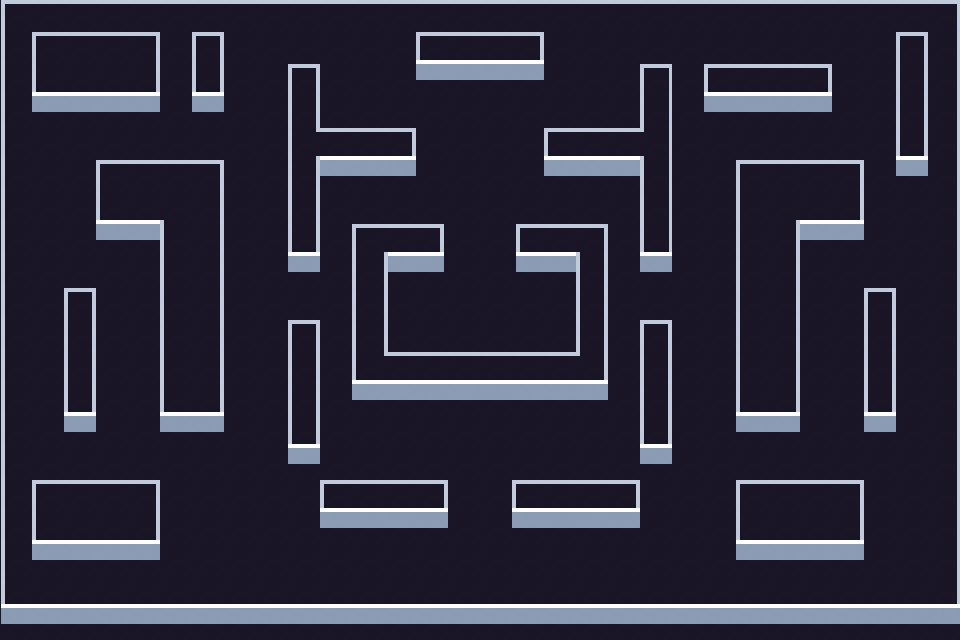

The image is a tile-based game level rendered from a .tmx file. Its description and complete source (layers, tilesets, objects, tile grids) follow:
An orthogonal 30x20 tile map with 32x32 px tiles, 2 tile layers (background, ground) and 9 objects (ghost-1, ghost-2, ghost-3, ghost-4, pacman).

<map version="1.10" tiledversion="1.11.0" orientation="orthogonal" renderorder="right-down" width="30" height="20" tilewidth="32" tileheight="32" infinite="0" nextlayerid="7" nextobjectid="41">
 <tileset firstgid="1" source="../tilesets/tileset.tsx" />
 <layer id="1" name="background" width="30" height="20" locked="1">
  <data encoding="csv">
506,506,506,506,506,506,506,506,506,506,506,506,506,506,506,506,506,506,506,506,506,506,506,506,506,506,506,506,506,506,
506,506,506,506,506,506,506,506,506,506,506,506,506,506,506,506,506,506,506,506,506,506,506,506,506,506,506,506,506,506,
506,506,506,506,506,506,506,506,506,506,506,506,506,506,506,506,506,506,506,506,506,506,506,506,506,506,506,506,506,506,
506,506,506,506,506,506,506,506,506,506,506,506,506,506,506,506,506,506,506,506,506,506,506,506,506,506,506,506,506,506,
506,506,506,506,506,506,506,506,506,506,506,506,506,506,506,506,506,506,506,506,506,506,506,506,506,506,506,506,506,506,
506,506,506,506,506,506,506,506,506,506,506,506,506,506,506,506,506,506,506,506,506,506,506,506,506,506,506,506,506,506,
506,506,506,506,506,506,506,506,506,506,506,506,506,506,506,506,506,506,506,506,506,506,506,506,506,506,506,506,506,506,
506,506,506,506,506,506,506,506,506,506,506,506,506,506,506,506,506,506,506,506,506,506,506,506,506,506,506,506,506,506,
506,506,506,506,506,506,506,506,506,506,506,506,506,506,506,506,506,506,506,506,506,506,506,506,506,506,506,506,506,506,
506,506,506,506,506,506,506,506,506,506,506,506,506,506,506,506,506,506,506,506,506,506,506,506,506,506,506,506,506,506,
506,506,506,506,506,506,506,506,506,506,506,506,506,506,506,506,506,506,506,506,506,506,506,506,506,506,506,506,506,506,
506,506,506,506,506,506,506,506,506,506,506,506,506,506,506,506,506,506,506,506,506,506,506,506,506,506,506,506,506,506,
506,506,506,506,506,506,506,506,506,506,506,506,506,506,506,506,506,506,506,506,506,506,506,506,506,506,506,506,506,506,
506,506,506,506,506,506,506,506,506,506,506,506,506,506,506,506,506,506,506,506,506,506,506,506,506,506,506,506,506,506,
506,506,506,506,506,506,506,506,506,506,506,506,506,506,506,506,506,506,506,506,506,506,506,506,506,506,506,506,506,506,
506,506,506,506,506,506,506,506,506,506,506,506,506,506,506,506,506,506,506,506,506,506,506,506,506,506,506,506,506,506,
506,506,506,506,506,506,506,506,506,506,506,506,506,506,506,506,506,506,506,506,506,506,506,506,506,506,506,506,506,506,
506,506,506,506,506,506,506,506,506,506,506,506,506,506,506,506,506,506,506,506,506,506,506,506,506,506,506,506,506,506,
506,506,506,506,506,506,506,506,506,506,506,506,506,506,506,506,506,506,506,506,506,506,506,506,506,506,506,506,506,506,
506,506,506,506,506,506,506,506,506,506,506,506,506,506,506,506,506,506,506,506,506,506,506,506,506,506,506,506,506,506
</data>
 </layer>
 <layer id="2" name="ground" width="30" height="20" locked="1">
  <data encoding="csv">
33,34,35,35,35,35,35,35,35,35,35,35,35,35,35,35,35,35,35,35,35,35,35,35,35,35,35,35,35,36,
69,313,314,315,316,0,446,0,0,0,0,0,0,655,656,657,658,0,0,0,0,0,0,0,0,0,0,0,439,108,
105,349,350,351,352,0,554,0,0,23,0,0,0,691,692,693,694,0,0,0,30,0,659,660,661,662,0,0,475,108,
105,385,386,387,388,0,590,0,0,59,0,0,0,0,0,0,0,0,0,0,66,0,695,696,697,698,0,0,511,108,
105,0,0,0,0,0,0,0,0,167,168,169,170,0,0,0,0,171,172,173,174,0,0,0,0,0,0,0,547,72,
105,0,0,525,526,527,528,0,0,203,204,205,206,0,0,0,0,207,208,209,210,0,0,529,530,531,532,0,583,108,
105,0,0,561,562,563,564,0,0,311,0,0,0,0,0,0,0,0,0,0,318,0,0,565,566,567,568,0,0,108,
105,0,0,597,598,599,600,0,0,347,0,193,194,195,0,0,198,199,200,0,354,0,0,601,602,603,604,0,0,108,
105,0,0,633,634,635,636,0,0,383,0,229,230,231,0,0,234,235,236,0,390,0,0,637,638,0,0,0,0,108,
105,0,439,669,670,671,672,0,0,0,0,265,266,267,0,0,0,0,272,0,0,0,0,673,674,0,0,439,0,108,
105,0,475,705,706,707,708,0,0,439,0,301,302,303,304,0,0,0,308,0,446,0,0,709,710,0,0,475,0,108,
105,0,511,0,0,743,744,0,0,475,0,337,338,339,340,341,342,343,344,0,482,0,0,745,746,0,0,511,0,108,
105,0,547,0,0,779,780,0,0,511,0,373,374,375,376,377,378,379,380,0,518,0,0,781,782,0,0,547,0,108,
105,0,583,0,0,815,816,0,0,547,0,0,0,0,0,0,0,0,0,0,554,0,0,817,818,0,0,583,0,108,
105,0,0,0,0,0,0,0,0,583,0,0,0,0,0,0,0,0,0,0,590,0,0,0,0,0,0,0,0,108,
105,313,314,315,316,0,0,0,0,0,655,656,657,658,0,0,655,656,657,658,0,0,0,313,314,315,316,0,0,108,
105,349,350,351,352,0,0,0,0,0,691,692,693,694,0,0,691,692,693,694,0,0,0,349,350,351,352,0,0,72,
105,385,386,387,388,0,0,0,0,0,0,0,0,0,0,0,0,0,0,0,0,0,0,385,386,387,388,0,0,108,
141,142,143,142,142,142,142,142,142,142,142,142,142,142,142,142,142,142,142,142,142,142,142,142,142,142,142,142,143,144,
177,178,179,178,178,178,178,178,178,178,178,178,178,178,178,178,178,178,178,178,178,178,178,178,178,178,178,178,179,180
</data>
 </layer>
 <objectgroup id="6" name="collisions">
  <object id="35" x="0" y="0">
   <polygon points="0,0 960,0 960,4.18182 -0.181818,4.18182" />
  </object>
  <object id="37" x="0" y="640">
   <polygon points="0,0 0,-640 5.45455,-640 5.27273,0.363636" />
  </object>
  <object id="38" x="1.27273" y="604.182">
   <polygon points="0,0 960.182,0 960.909,38 -1.27273,35.8182" />
  </object>
  <object id="40" x="957.091" y="604.364">
   <polygon points="0,0 0,-606.909 6.36364,-606.364 6.36364,0" />
  </object>
 </objectgroup>
 <objectgroup id="5" name="entities">
  <object id="29" name="ghost-1" x="418" y="289" width="32" height="32" />
  <object id="30" name="ghost-2" x="467" y="289" width="32" height="32" />
  <object id="31" name="ghost-3" x="515" y="289" width="32" height="32" />
  <object id="33" name="ghost-4" x="465" y="227" width="32" height="32" />
  <object id="32" name="pacman" x="464" y="433" width="32" height="32" />
 </objectgroup>
</map>